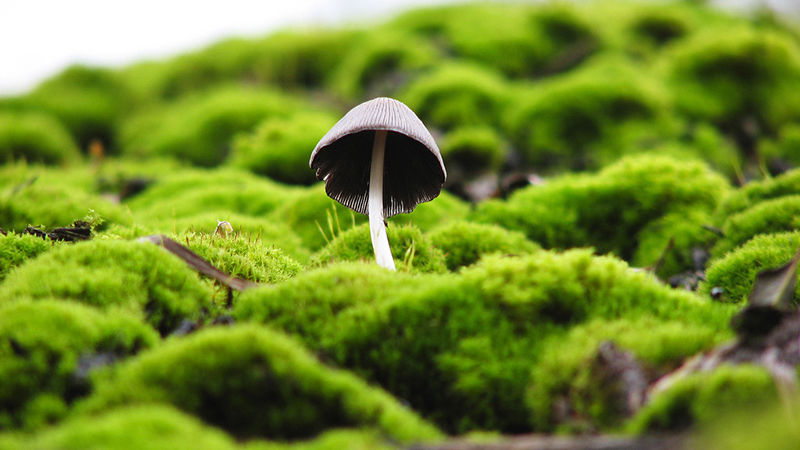
#> input picture src1.jpg, 800 x 450 px, given in place of output.avi, which was not available
$ python ex_2.py
#> lines starting #> are read from the running program, lines starting #| are printed output that depends on the picture; after the words box and inside, x2 and y2 are one past the last pixel; in counts of white or black regions, pixels touching at a corner belong together; pictures that were not available may be replaced by others from this repository, and a replacement may not be noted
import cv2
import numpy as np

# 打开视频文件
video_capture = cv2.VideoCapture("output.avi")

# 创建窗口
cv2.namedWindow('All in One', cv2.WINDOW_NORMAL)

while True:
    # 读取视频帧
    ret, frame = video_capture.read()
#> frame is the input picture: shape (450, 800, 3); mean B, G, R 41.7, 135.9, 113.1
    if not ret:
        break

    # 转换为灰度图像
    gray_frame = cv2.cvtColor(frame, cv2.COLOR_BGR2GRAY)
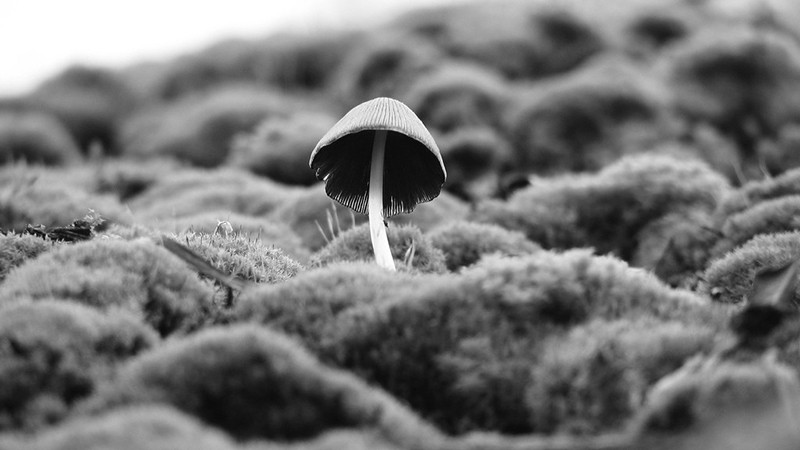
#> gray_frame: shape (450, 800); min 0, max 255, mean 118.3

    # Canny边缘检测
    canny_frame = cv2.Canny(gray_frame, 100, 200)
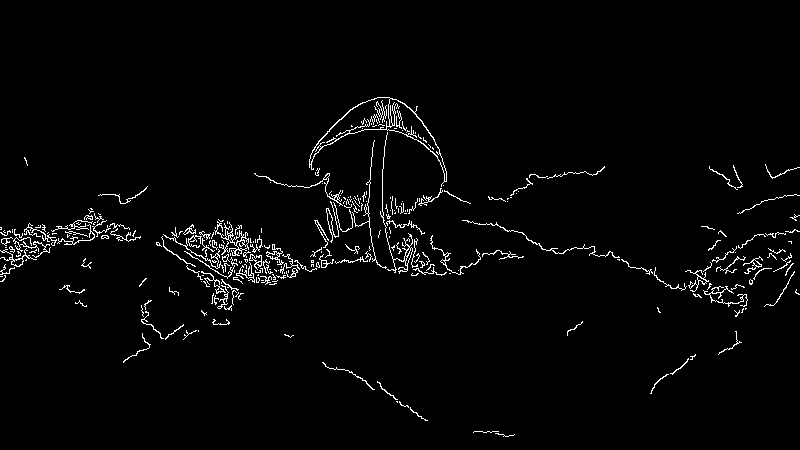
#> canny_frame: shape (450, 800); 2.4% white in thin lines or dots, all inside (x1, y1, x2, y2) = (0, 97, 800, 437)

    # 获取窗口的大小
    height, width, _ = frame.shape
#> height = 450; width = 800

    # 将窗口分成三个部分
    third_width = width // 3
#> third_width = 266
    third_height = height
#> third_height = 450

    # 定义ROI
    roi1 = frame[0:third_height, 0:third_width]
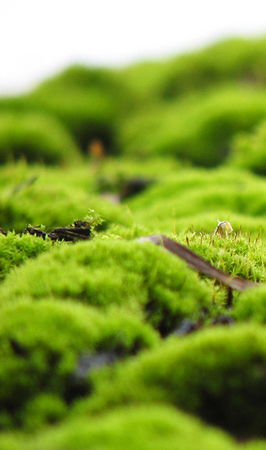
#> roi1: shape (450, 266, 3); mean B, G, R 56.7, 157.5, 133.1
    roi2 = cv2.cvtColor(gray_frame, cv2.COLOR_GRAY2BGR)
    roi3 = cv2.cvtColor(canny_frame, cv2.COLOR_GRAY2BGR)

    # 将每个ROI的宽度和高度都设置为相等的第三宽度和第三高度
    roi1 = cv2.resize(roi1, (third_width, third_height))
    roi2 = cv2.resize(roi2, (third_width, third_height))
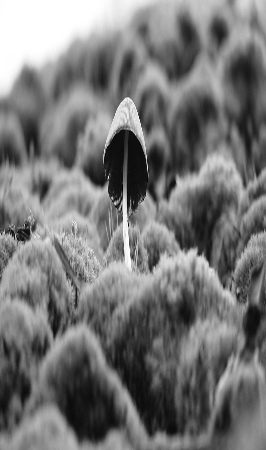
#> roi2: shape (450, 266, 3); min 2, max 255, mean 118.3
    roi3 = cv2.resize(roi3, (third_width, third_height))
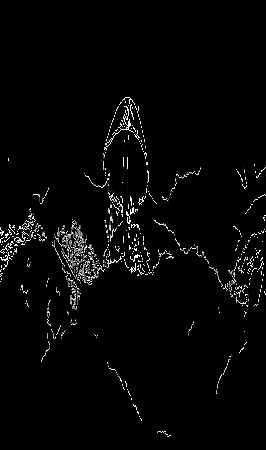
#> roi3: shape (450, 266, 3); min 0, max 255, mean 6.2

    # 将ROI组合成一个图像
    combined_frame = np.hstack((roi1, roi2, roi3))
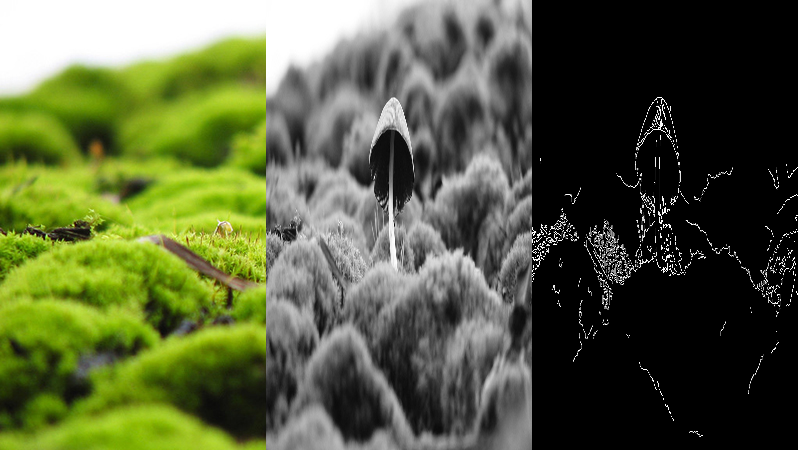
#> combined_frame: shape (450, 798, 3); mean B, G, R 60.4, 94, 85.9

    # 动态计算文本位置
    text_height = 30  # 文本的高度位置
    text_thickness = 2  # 文本的线条厚度
    text_scale = 1  # 文本的缩放
    text_color = (255, 255, 255)  # 文本颜色

    # 计算每个文本的位置，确保它们位于各自的部分中央
    text1_x = third_width // 2 - 50
#> text1_x = 83
    text2_x = third_width + third_width // 2 - 40
#> text2_x = 359
    text3_x = 2 * third_width + third_width // 2 - 50
#> text3_x = 615

    # 在"All in One"窗口中显示组合图像并添加文本标签
    cv2.putText(combined_frame, 'Original', (text1_x, text_height), cv2.FONT_HERSHEY_SIMPLEX, text_scale, text_color, text_thickness)
    cv2.putText(combined_frame, 'Gray', (text2_x, text_height), cv2.FONT_HERSHEY_SIMPLEX, text_scale, text_color, text_thickness)
    cv2.putText(combined_frame, 'Canny', (text3_x, text_height), cv2.FONT_HERSHEY_SIMPLEX, text_scale, text_color, text_thickness)
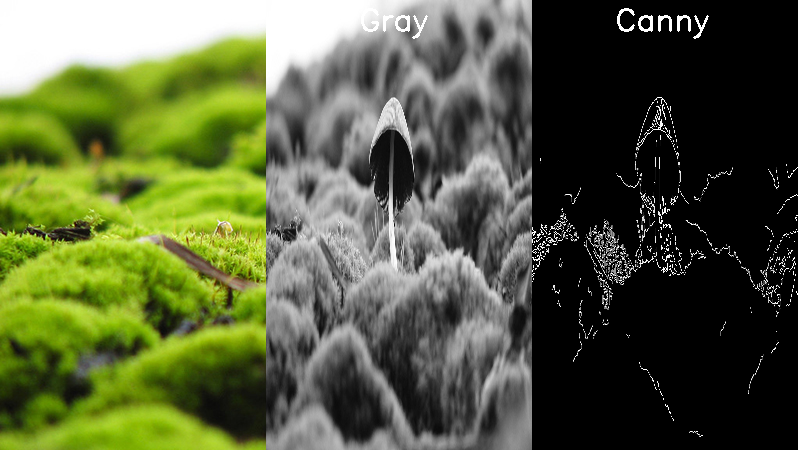
#> combined_frame: shape (450, 798, 3); mean B, G, R 61, 94.5, 86.4

    # 在"All in One"窗口中显示组合图像
    cv2.imshow('All in One', combined_frame)

    # 按下'q'键退出循环
    if cv2.waitKey(1) & 0xFF == ord('q'):
#> (key q is pressed here)
        break

# 释放资源并销毁窗口
video_capture.release()
cv2.destroyAllWindows()

$ run again, on src2.jpg
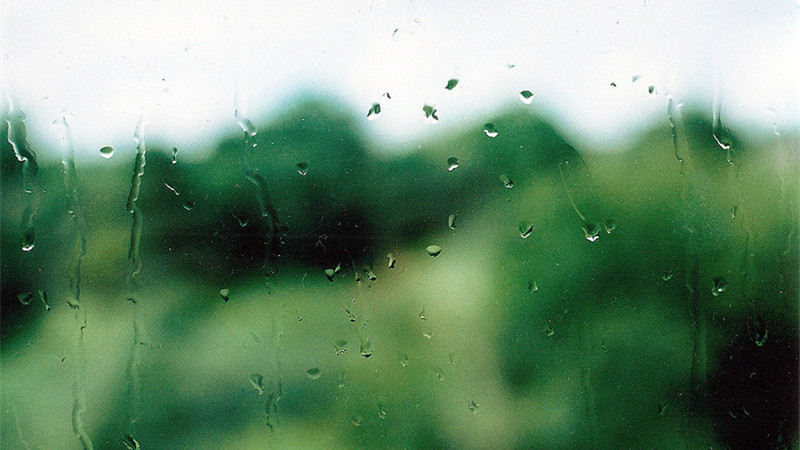
#> input picture src2.jpg, 800 x 450 px, given in place of output.avi, which was not available
#> frame is the input picture: shape (450, 800, 3); mean B, G, R 113.5, 142, 109.7
#> `canny_frame = cv2.Canny(gray_frame, 100, 200)`:
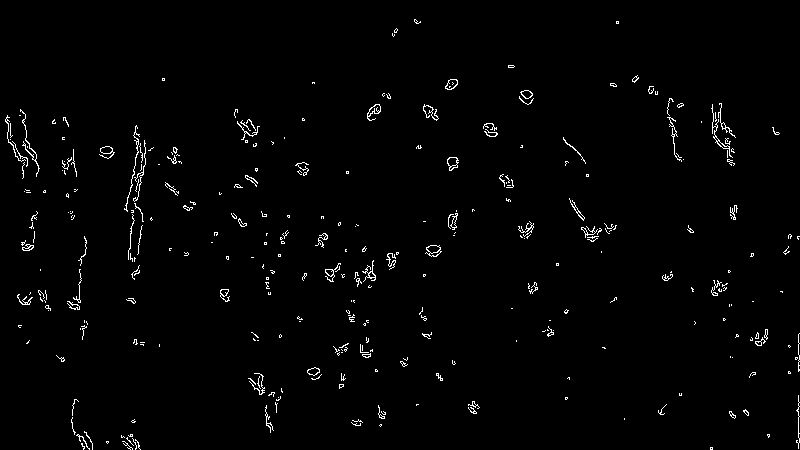
#> canny_frame: shape (450, 800); 1.5% white in thin lines or dots
#> `cv2.putText(combined_frame, 'Canny', (text3_x, text_height), cv2.FONT_..`:
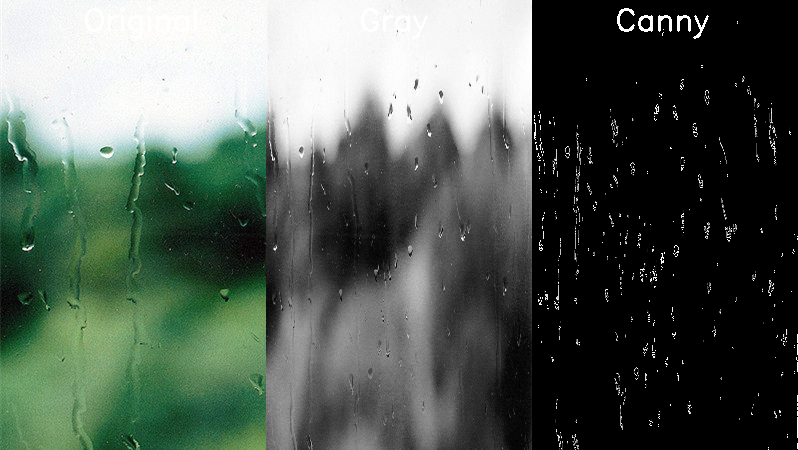
#> combined_frame: shape (450, 798, 3); mean B, G, R 86.2, 94.9, 84.2
